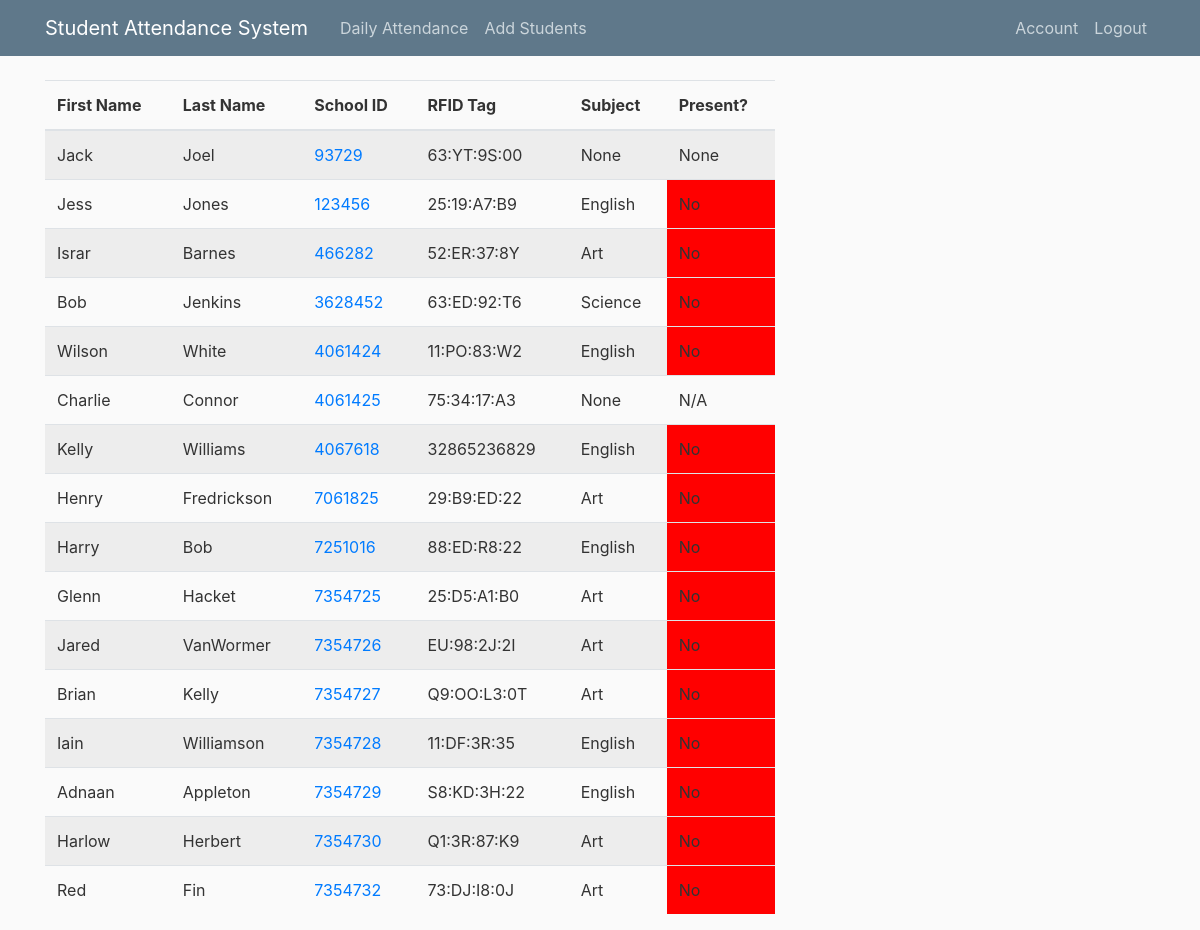
The app's page /attendance (signed in), older data.
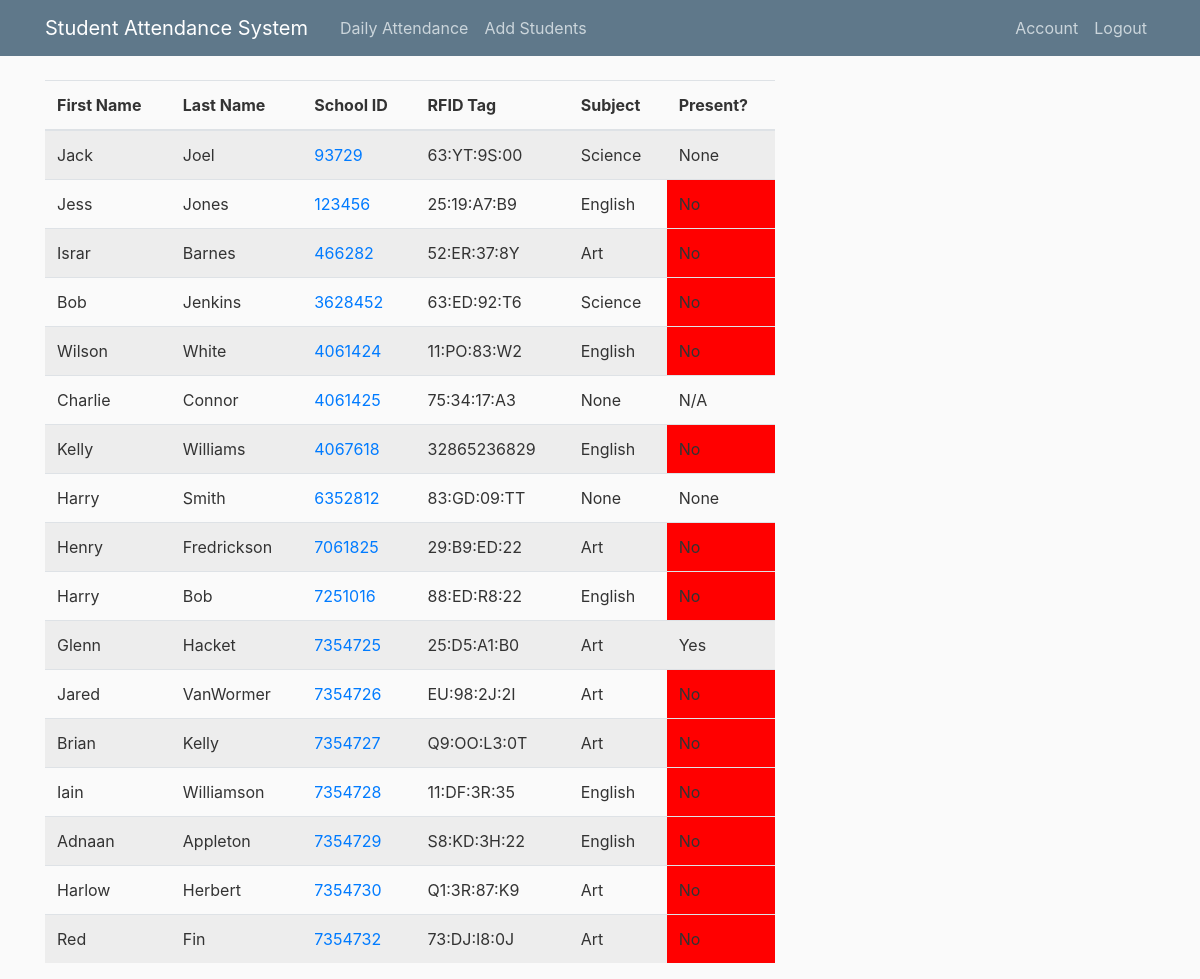
The same page, newer data.
### app/models.py (models this page shows, shortened)
class student(db.Model):
	__tablename__ = "student"
	lname = db.Column(db.String(128))
	fname = db.Column(db.String(128))
	id = db.Column(db.Integer, primary_key=True)
	rfid = db.Column(db.String(16))
	present = db.Column(db.String(16))
	subject = db.Column(db.String(20))

### app/routes.py (the view)
@app.route("/", methods=['GET', 'POST'])
@app.route("/attendance")
@login_required
def attendance():
	return render_template('attendance.html', query=student.query.all(), title='Attendance')

### app/models.py (called while the page is built)
@login_manager.user_loader
def load_user(user_id):
	user = teacher.query.get(int(user_id))
	if user:
		return user

### app/templates/attendance.html
{% extends "base.html" %}
{% block content %}
    <table class="table table-striped table-hover" id="tblstudents">
    <thead>
        <tr>
            <th scope="col">First Name</th>
            <th scope="col">Last Name</th>
            <th scope="col">School ID</th>
            <th scope="col">RFID Tag</th>
            <th scope="col">Subject</th>
            <th scope="col">Present?</th>
        </tr>
    </thead>
    <tbody>
    {%for student in query%}
    <tr>
        <td>{{student.fname}}</td>
        <td>{{student.lname}}</td>
        <td><a href="/stedit/{{student.id}}">{{student.id}}</a></td>
        <td>{{student.rfid}}</td>
        <td>{{student.subject}}</td>
        {% if student.present == 'No' %}
            <td style="background-color: red;">{{student.present}}</td>
        {% else %}
            <td>{{student.present}}</td>
        {% endif %}
    </tr>
    {% endfor %}
    </tbody>
 </table>
{% endblock content %}

### app/templates/base.html (shortened to what this page needs)
<!DOCTYPE html>
<html>
<head>
    <link rel="stylesheet" href="https://maxcdn.bootstrapcdn.com/bootstrap/4.0.0/css/bootstrap.min.css">
    <link rel="stylesheet" type="text/css" href="{{ url_for('static',filename='styles/main.css') }}">
</head>
<body>
    <header class="site-header">
      <nav class="navbar navbar-expand-md navbar-dark bg-steel fixed-top">
        <div class="container">
          <a class="navbar-brand mr-4" href="/">Student Attendance System</a>
          <div class="collapse navbar-collapse" id="navbarToggle">
            <div class="navbar-nav mr-auto">
              {% if current_user.is_authenticated %}
                <a class="nav-item nav-link" href="{{ url_for('attendance') }}">Daily Attendance</a>
                <a class="nav-item nav-link" href="{{ url_for('stadd') }}">Add Students</a>
              {% else %}
                <a class="nav-item nav-link" href="{{ url_for('login') }}">Login</a>
              {% endif %}
            </div>
            <div class="navbar-nav">
              {% if current_user.is_authenticated %}
                <a class="nav-item nav-link" href="{{ url_for('account') }}">Account</a>
                <a class="nav-item nav-link" href="{{ url_for('logout') }}">Logout</a>
              {% endif %}
            </div>
          </div>
        </div>
      </nav>
    </header>
    <main role="main" class="container">
      <div class="row">
        <div class="col-md-8">
          {% block content %}{% endblock %}
        </div>
      </div>
    </main>
</body>
</html>

### app/static/styles/main.css (style rules this page uses)
body { background: #fafafa; color: #333333; margin-top: 5rem; }
.bg-steel { background-color: #5f788a; }
.site-header .navbar-nav .nav-link { color: #cbd5db; }

Row changes from the older to the newer data that the page shows:
changed student "Jack": subject "None" → "Science"
added student: fname "Harry", lname "Smith", id "6352812", rfid "83:GD:09:TT", subject "None", present "None"
changed student "Glenn": present "No" → "Yes"
